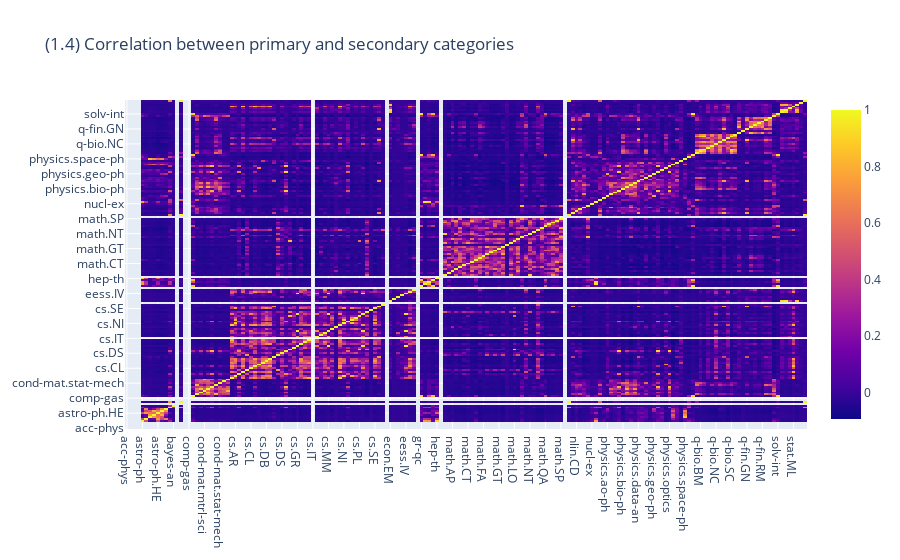

Notebook source saved alongside this figure:
### Code cell
import numpy as np
# Create a numpy array to store the correlation values
categories_corr = np.zeros((len(unique_categories_na), len(unique_categories_na)))

# Iterate over the categories_listed and update the correlation matrix
for i in tqdm(range(len(categories_listed))):
    primary = categories_primary_listed[i]
    primary_index = unique_categories_na.index(primary)
    secondary = categories_secondary_anylisted_na[i]
    secondary_index = unique_categories_na.index(secondary)
    categories_corr[primary_index, secondary_index] += 1

# Calculate the correlation matrix
categories_corr = np.corrcoef(categories_corr.T)
categories_corr
fig = go.Figure(data=go.Heatmap(z=categories_corr, x=unique_categories, y=unique_categories))
fig.update_layout(title_text='(1.4) Correlation between primary and secondary categories')
fig.show()

### Figure 1 — Plotly figure (JSON) as saved in the notebook; plotly's stock layout.template omitted (floating-point values rounded to 4 significant figures; data arrays with more than 128 entries replaced by an {"elided": "..."} marker saying what was removed)
{"data": [{"type": "heatmap", "x": {"elided": "176 str values"}, "y": {"elided": "176 str values"}, "z": {"elided": "177x177 float values"}}], "layout": {"title": {"text": "(1.4) Correlation between primary and secondary categories"}}}
